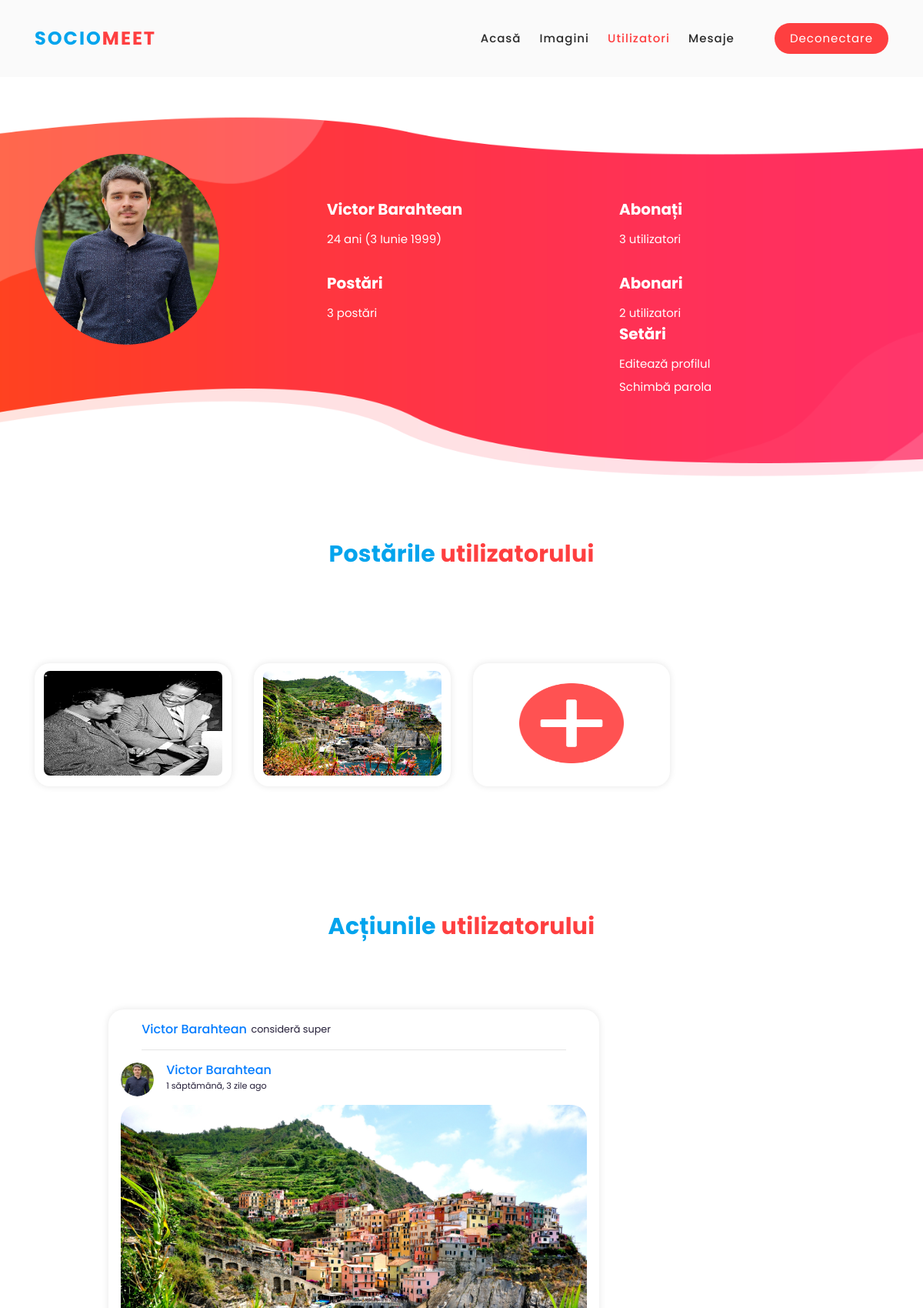
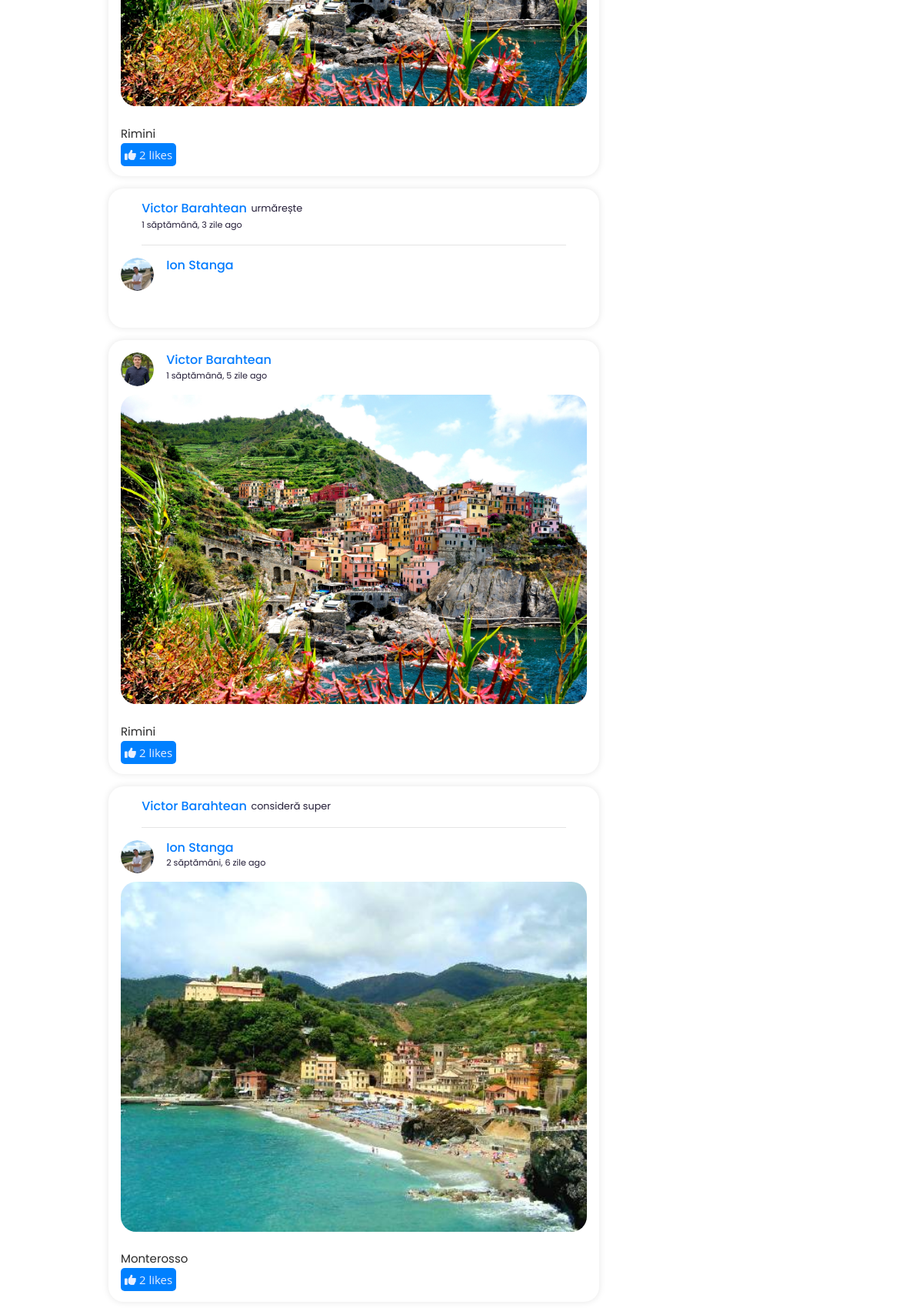
The page /account/user/Victor54/ (signed in, upper part) on the database its author committed (2 pictures, top to bottom).
### account/models.py (models this page shows, shortened)
class Profile(models.Model):
    user = models.OneToOneField(settings.AUTH_USER_MODEL, on_delete=models.CASCADE)
    date_of_brith = models.DateField(blank=True, null=True)
    photo = models.ImageField(upload_to='users/%Y/%m/%d/', blank=False, default='users/user_logo_default.png')

### images/models.py (models this page shows, shortened)
class Image(models.Model):
    user = models.ForeignKey(settings.AUTH_USER_MODEL, related_name='images_created', on_delete=models.CASCADE)
    title = models.CharField(max_length=200)
    slug = models.SlugField(max_length=200, blank=True)
    url = models.URLField()
    image = models.ImageField(upload_to='image/%Y/%m/%d/')
    description = models.TextField(blank=True)
    created = models.DateField(auto_now_add=True, db_index=True)
    users_likes = models.ManyToManyField(settings.AUTH_USER_MODEL, related_name='images_liked', blank=True)
    total_likes = models.PositiveIntegerField(db_index=True, default=0)
    visibility = models.CharField(max_length=10, default="for_all")
    def get_absolute_url(self):
        return reverse('images:detail', args=[self.id, self.slug])

### actions/models.py (models this page shows)
class Action(models.Model):
    user = models.ForeignKey('auth.User', related_name='actions', db_index=True,on_delete=models.CASCADE)
    verb = models.CharField(max_length=255)
    target_ct = models.ForeignKey(ContentType, blank=True, null=True, related_name='target_obj', on_delete=models.CASCADE)
    target_id = models.PositiveIntegerField(blank=True, null=True, db_index=True)
    target = GenericForeignKey('target_ct', 'target_id')
    created = models.DateTimeField(auto_now_add=True, db_index=True)
    class Meta:
        ordering = ['-created',]

### account/views.py (the view)
# urls.py: path('user/<username>/', views.user_detail, name='user_detail'),
@login_required
def user_detail(request, username):
    user = get_object_or_404(User, username=username, is_active=True)
    user.abonari = Contact.objects.filter(user_from=user).count()
    query = f'''
        SELECT id, user_id, verb, target_ct_id, target_id, max(created)
        FROM actions_action
        WHERE user_id = '{user.id}'
        AND verb != 'has created an account'
        GROUP BY user_id, verb, target_ct_id, target_id
        ORDER BY created desc
    '''
    user.actions_user = Action.objects.raw(query)
    try:
        user.age_result = (datetime.now() - datetime.strptime(str(user.profile.date_of_brith), "%Y-%m-%d")).days // 365
    except:
        user.age_result = "-"
    return render(request, 'account/user/detail.html', {'section':'people', 'user':user})

### account/templates/account/user/detail.html (shortened to what this page needs)
{% extends "base.html" %}
{% load thumbnail %}
{% load static %}
{% block content %}
<div id="about" class="about-us section">
    <div class="container">
        <div class="row">
            <div class="col-lg-4">
            <div class="left-image wow fadeIn" data-wow-duration="1s" data-wow-delay="0.2s">
                <img src="{{user.profile.photo.url}}" alt="person graphic">
            </div>
            </div>
            <div class="col-lg-8 align-self-center">
            <div class="services">
                <div class="row">
                <div class="col-lg-6">
                    <div class="item wow fadeIn" data-wow-duration="1s" data-wow-delay="0.5s">
                        <div class="right-text">
                            <h4>{{ user.get_full_name }}</h4>
                            {% if user.age_result != '-' %}
                                <p>{{user.age_result}} ani ({{ user.profile.date_of_brith }})</p>
                            {% endif %}
                        </div>
                    </div>
                </div>
                <div class="col-lg-2">
                    <div class="item wow fadeIn" data-wow-duration="1s" data-wow-delay="0.7s">
                        <div class="right-text">
                            <h4>Abonați</h4>
                            <p>{{user.followers.count}} utilizatori</p>
                        </div>
                    </div>
                </div>
                <div class="col-lg-6">
                    <div class="item wow fadeIn" data-wow-duration="1s" data-wow-delay="0.9s">
                        <div class="right-text">
                            <h4>Postări</h4>
                            <p>{{user.images_created.count}} postări</p>
                        </div>
                    </div>
                </div>
                <div class="col-lg-6">
                    <div class="item wow fadeIn" data-wow-duration="1s" data-wow-delay="1.1s">
                        <div class="right-text">
                            <h4>Abonari</h4>
                            <p>{{user.abonari}} utilizatori</p>
                            {% if request.user == user %}
                                <h4>Setări</h4>
                                <p><a href="{% url 'edit' %}">Editează profilul</a></p>
                                <p><a href="{% url 'password_change' %}">Schimbă parola</a></p>
                            {% endif %}
                        </div>
                    </div>
                </div>
                </div>
            </div>
            </div>
        </div>
    </div>
</div>
{% if request.user == user or user.images_created.all|length %}
<div id="portfolio" class="our-portfolio">
    <div class="container">
        <div class="row">
            <div class="col-lg-6 offset-lg-3">
              <div class="section-heading  wow bounceIn" data-wow-duration="1s" data-wow-delay="0.2s">
                <h2><em>Postările</em> <span> utilizatorului</span></h2>
              </div>
            </div>
        </div>
        <div class="row">
            {% for image in user.images_created.all %}
                {% if image.visibility != 'for_non' %}
                    <div class="col-lg-3 col-sm-6">
                        <a href="{{image.get_absolute_url}}">
                            <div class="item wow bounceInUp" data-wow-duration="1s" data-wow-delay="0.3s">
                            <div class="showed-content">
                                <img src="{{image.image.url}}" alt="">
                            </div>
                            </div>
                        </a>
                    </div>
                {% endif %}
            {% endfor %}
            {% if request.user == user %}
                <div class="col-lg-3 col-sm-6">
                    <a href="{% url 'images:create' %}">
                        <div class="item wow bounceInUp" data-wow-duration="1s" data-wow-delay="0.3s">
                        <div class="showed-content">
                            <img src="{% static 'assets/images/new_feed1.png'%}" alt="" style="width: 8.5rem; height: 6.5rem;margin-top: 1rem;">
                        </div>
                        </div>
                    </a>
                </div>
            {% endif %}
        </div>
        {% if user.actions_user|length %}
            <div class="row" style="margin-top: 10rem;">
                <div class="col-lg-6 offset-lg-3">
                <div class="section-heading  wow bounceIn" data-wow-duration="1s" data-wow-delay="0.2s">
                    <h2><em>Acțiunile</em> <span> utilizatorului</span></h2>
                </div>
                </div>
            </div>
        {% endif %}
    </div>
</div>
{% endif %}
{% if user.actions_user|length %}
    <div class="container main-container">
        <div class="main-mid" style="margin-top: -150px;">
            <div class="feeds">
                {% for action in user.actions_user %}
                    {% include "action/detail.html" %}
                {% endfor %}
            </div>
        </div>
    </div>
{% endif %}
{% endblock %}

### account/templates/base.html (shortened to what this page needs)
{% load static %}
<!DOCTYPE html>
<html lang="en">
  <head>
    <link rel="stylesheet" href="https://cdnjs.cloudflare.com/ajax/libs/font-awesome/5.14.0/css/all.min.css"/>
    <link rel="stylesheet" href="https://cdnjs.cloudflare.com/ajax/libs/font-awesome/6.4.0/css/all.min.css"/>
    <link rel="stylesheet" href="https://cdn.jsdelivr.net/npm/bootstrap@4.6.2/dist/css/bootstrap.min.css"/>
    <link href="{% static "assets/css/fontawesome.css" %}" rel="stylesheet">
    <link href="{% static "assets/css/templatemo-space-dynamic.css" %}" rel="stylesheet">
    <link href="{% static "assets/css/animated.css" %}" rel="stylesheet">
    <link href="{% static "assets/css/owl.css" %}" rel="stylesheet">
    <link href="{% static "css/style_dash.css" %}" rel="stylesheet">
    <link rel="stylesheet" type="text/css" href="https://cdnjs.cloudflare.com/ajax/libs/malihu-custom-scrollbar-plugin/3.1.5/jquery.mCustomScrollbar.min.css">
    <link rel="stylesheet" href="{% static 'css/messages.css' %}">
  </head>
<body>
  <header class="header-area header-sticky wow slideInDown" data-wow-duration="0.75s" data-wow-delay="0s">
    <div class="container">
      <div class="row">
        <div class="col-12">
          <nav class="main-nav">
            <a href="{% url "dashboard" %}" class="logo">
              <h4>Socio<span>Meet</span></h4>
            </a>
            <ul class="nav">
                {% if request.user.is_authenticated %}
                    <li class="scroll-to-section">
                      <a {% if section == "dashboard" %}class="active"{% endif %} href="{% url "dashboard" %}">Acasă</a>
                    </li>
                    <li class="scroll-to-section">
                      <a {% if section == "images" %}class="active"{% endif %} href="{% url "images:list" %}">Imagini</a>
                    </li>
                    <li class="scroll-to-section">
                      <a {% if section == "people" %}class="active"{% endif %} href="{% url "user_list" %}">Utilizatori</a>
                    </li>
                    <li class="scroll-to-section">
                      <a {% if section == "chat" %}class="active"{% endif %} href="{% url "chat:messages_page" %}">Mesaje</a>
                    </li>
                {% endif %}
                <li class="scroll-to-section">
                    <div class="main-red-button">
                        {% if request.user.is_authenticated %}
                            <a href="{% url "logout" %}">Deconectare</a>
                        {% else %}
                            <a href="{% url "login" %}">Conectează-te</a>
                        {% endif %}
                    </div>
                </li>
            </ul>
          </nav>
        </div>
      </div>
    </div>
  </header>
  {% block content %}
  {% endblock %}
</body>
</html>

### actions/templates/action/detail.html (shortened to what this page needs)
{% load thumbnail %}
{% load action_tags %}
{% with user=action.user profile=action.user.profile actprof=action.target.user acttarget=action.target %}
    <div class="feed">
        <div class="head">
            {% if action.verb in 'likes,is following' %}
                <div class="user">
                    <div class="container">
                        <div class="info info-line">
                            <div>
                                <a href="{{ user.get_absolute_url }}">
                                    <h3>{{ user.get_full_name }}</h3>
                                </a>
                            </div>
                            <div class="action-verb">
                                {% if action.verb == 'likes' %}
                                    consideră super
                                {% endif %}
                                {% if action.verb == 'is following' %}
                                    urmărește
                                {% endif %}
                            </div>
                        </div>
                        {% if action.verb == 'is following' %}
                            <div>
                                <small>{{ action.created|timesince }} ago</small>
                            </div>
                        {% endif %}
                        <div>
                            <hr style="width:100%;text-align:left;margin-left:0">
                        </div>
                    </div>
                </div>
            {% endif %}
            <div class="user">
                {% if action.verb == 'is following' %}
                    <div class="profile-phots">
                        <a href="{{ acttarget.get_absolute_url }}">
                            <img src="{{ acttarget.profile.photo.url }}" alt="{{ acttarget.get_full_name }}" class="item-img">
                        </a>
                    </div>
                    <div class="info">
                        <a href="{{ acttarget.get_absolute_url }}">
                            <h3>{{ acttarget.get_full_name }}</h3>
                        </a>
                    </div>
                {% else %}
                    <div class="profile-phots">
                        {% thumbnail actprof.profile.photo "80x80" crop="100%" as im %}
                            <a href="{{ actprof.get_absolute_url }}">
                                <img src="{{ im.url }}" alt="{{ actprof.get_full_name }}" class="item-img">
                            </a>
                        {% endthumbnail %}
                    </div>
                    <div class="info">
                        <a href="{{ actprof.get_absolute_url }}">
                            <h3>{{ actprof.get_full_name }}</h3>
                        </a>
                        <small>{{ action.created|timesince }} ago</small>
                    </div>
                {% endif %}
            </div>
        </div>
        {% if action.target %}
            <div class="feed-phots">
                    {% with target=action.target %}
                        {% if target.image %}
                                <a href="{{ target.get_absolute_url }}">
                                <img src="{{ target.image.url }}" class="item-img">
                                </a>
                        {% endif %}
                    {% endwith %}
            </div>
            <div class="caption">
                <p>{{action.target.title}}</p>
            </div>
            {% if action.verb != 'is following' %}
                {% with total_likes=action.target.users_likes.count users_like=action.target.users_likes.all %}
                    <a href="" id="like-id-{{ action.target.id }}" class="like__btn button like" data-id="{{ action.target.id }}"
                                                data-action="{% if request.user in users_like %}un{% endif %}like">
                        <span id="icon"><i id="button-like-id-{{ action.target.id }}" class="{% if request.user in users_like %}fas{%else%}far{% endif %} fa-thumbs-up"></i></span>
                        <span id="count-img-id-{{ action.target.id }}" class="count">{{action.target.total_likes}} </span> like{{ action.target.total_likes|pluralize }}
                    </a>
                {% endwith %}
            {% endif %}
        {% endif %}
    </div>
{% endwith %}

### rows shown on the page
Image: image (picture)
Image: image (picture)
Action: user.get_full_name "Victor Barahtean", verb "consideră super", target.user.get_full_name "Victor Barahtean", created "1 săptămână, 3 zile", target.image (picture), target "Rimini", target.total_likes "2"
Action: user.get_full_name "Victor Barahtean", verb "urmărește", created "1 săptămână, 3 zile", target.profile.photo (picture), target.get_full_name "Ion Stanga"
Action: target.user.get_full_name "Victor Barahtean", created "1 săptămână, 5 zile", target.image (picture), target "Rimini", target.total_likes "2"
Action: user.get_full_name "Victor Barahtean", verb "consideră super", shows a picture, target.user.get_full_name "Ion Stanga", created "2 săptămâni, 6 zile", target.image (picture), target "Monterosso", target.total_likes "2"

### other values the page prints
{{ user.get_full_name }} "Victor Barahtean"
{{ user.age_result }} "24"
{{ user.profile.date_of_brith }} "3 Iunie 1999"
{{ user.followers.count }} "3"
{{ user.images_created.count }} "3"
{{ user.abonari }} "2"
